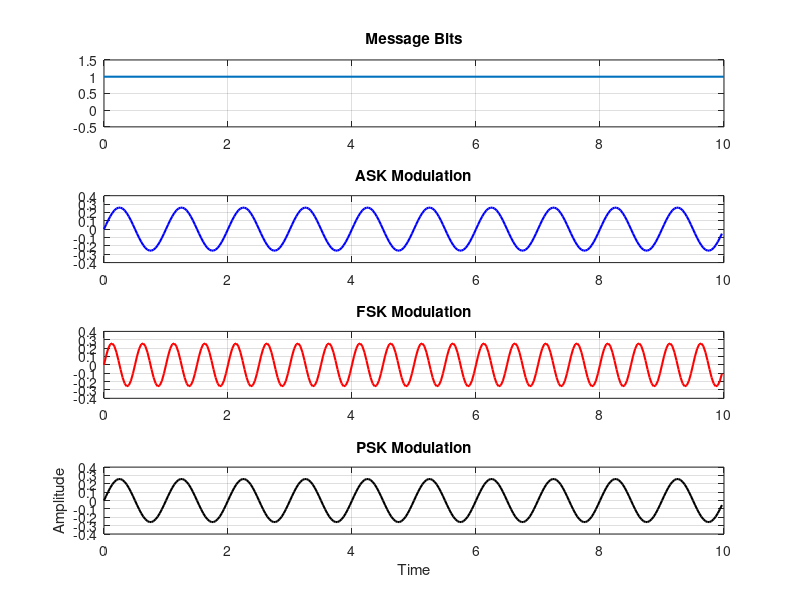
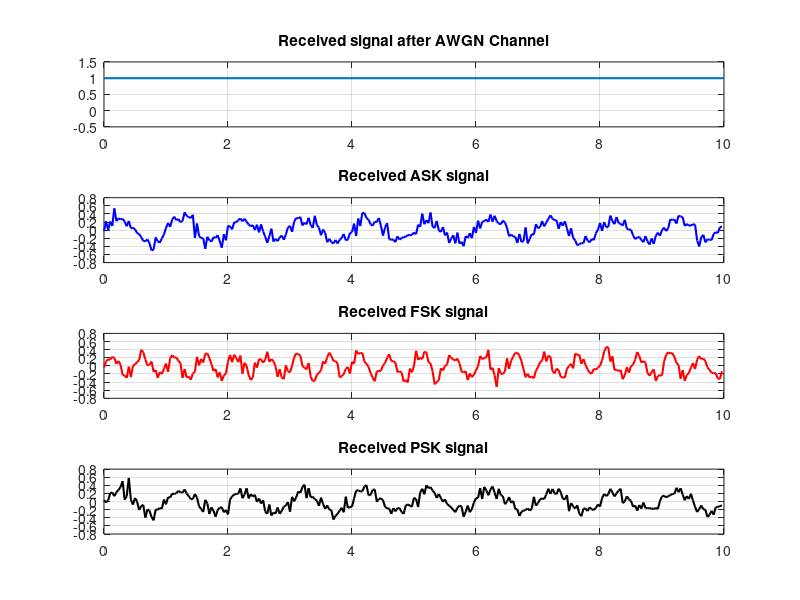
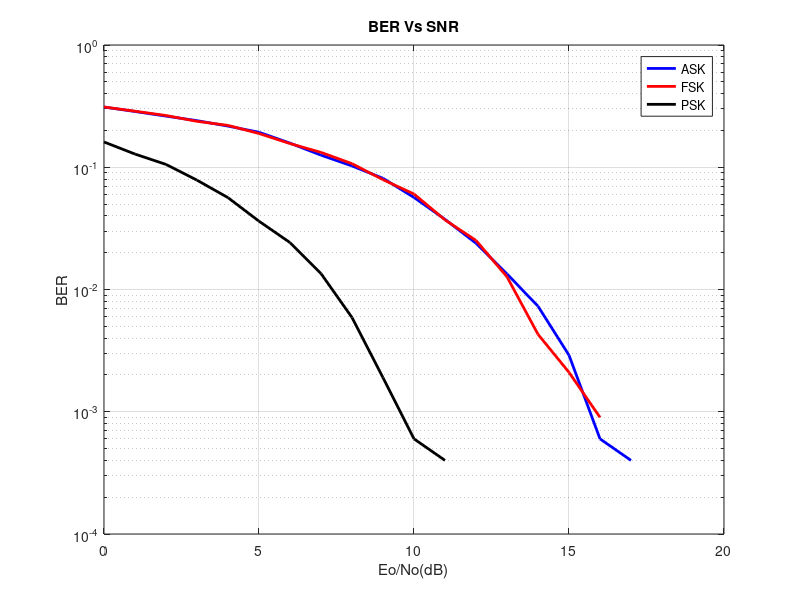

Write the MATLAB code that produced these figures, in order.
%msglen= number of bits to be transmitted
%take msglen=10000, or 20000 for more accuracy
%If you have any problem or feedback please contact me @
%%===============================================
% NIKESH BAJAJ
% Asst. Prof., Lovely Professional University, India
% Almameter: Aligarh Muslim University, India
% +919915522564, bajaj.nikkey@gmail.com
%%===============================================
n=10^4;
b=randi(1,n);
f1=1;f2=2;
t=0:1/30:1-1/30;
%ASK
sa1=sin(2*pi*f1*t);
E1=sum(sa1.^2);
sa1=sa1/sqrt(E1); %unit energy 
sa0=0*sin(2*pi*f1*t);
%FSK
sf0=sin(2*pi*f1*t);
E=sum(sf0.^2);
sf0=sf0/sqrt(E);
sf1=sin(2*pi*f2*t);
E=sum(sf1.^2);
sf1=sf1/sqrt(E);
%PSK
sp0=-sin(2*pi*f1*t)/sqrt(E1);
sp1=sin(2*pi*f1*t)/sqrt(E1);
%MODULATION
ask=[];psk=[];fsk=[];
for i=1:n
    if b(i)==1
        ask=[ask sa1];
        psk=[psk sp1];
        fsk=[fsk sf1];
    else
        ask=[ask sa0];
        psk=[psk sp0];
        fsk=[fsk sf0];
    end
end
figure(1)
subplot(411)
stairs(0:10,[b(1:10) b(10)],'linewidth',1.5)
axis([0 10 -0.5 1.5])
title('Message Bits');grid on
subplot(412)
tb=0:1/30:10-1/30;
plot(tb, ask(1:10*30),'b','linewidth',1.5)
title('ASK Modulation');grid on
subplot(413)
plot(tb, fsk(1:10*30),'r','linewidth',1.5)
title('FSK Modulation');grid on
subplot(414)
plot(tb, psk(1:10*30),'k','linewidth',1.5)
title('PSK Modulation');grid on
xlabel('Time');ylabel('Amplitude')
%AWGN
for snr=0:20
    askn=awgn(ask,snr);
    pskn=awgn(psk,snr);
    fskn=awgn(fsk,snr);
    %DETECTION
    A=[];F=[];P=[];
    for i=1:n
        %ASK Detection
        if sum(sa1.*askn(1+30*(i-1):30*i))>0.5
            A=[A 1];
        else
            A=[A 0];
        end
        %FSK Detection
        if sum(sf1.*fskn(1+30*(i-1):30*i))>0.5
            F=[F 1];
        else
            F=[F 0];
        end
        %PSK Detection
        if sum(sp1.*pskn(1+30*(i-1):30*i))>0
            P=[P 1];
        else
            P=[P 0];
        end
    end
    %BER
    errA=0;errF=0; errP=0;
    for i=1:n
        if A(i)==b(i)
            errA=errA;
        else
            errA=errA+1;
        end
        if F(i)==b(i)
            errF=errF;
        else
            errF=errF+1;
        end
        if P(i)==b(i)
            errP=errP;
        else
            errP=errP+1;
        end
    end
    BER_A(snr+1)=errA/n;
    BER_F(snr+1)=errF/n;
    BER_P(snr+1)=errP/n;
end
figure(2)
subplot(411)
stairs(0:10,[b(1:10) b(10)],'linewidth',1.5)
axis([0 10 -0.5 1.5]);grid on
title('Received signal after AWGN Channel')
subplot(412)
tb=0:1/30:10-1/30;
plot(tb, askn(1:10*30),'b','linewidth',1.5)
title('Received ASK signal');grid on
subplot(413)
plot(tb, fskn(1:10*30),'r','linewidth',1.5)
title('Received FSK signal');grid on
subplot(414)
plot(tb, pskn(1:10*30),'k','linewidth',1.5)
title('Received PSK signal');grid on
figure(3)
semilogy(0:20,BER_A, 'b','linewidth',2)
title('BER Vs SNR')
grid on;
hold on
semilogy(0:20,BER_F,'r','linewidth',2)
semilogy(0:20,BER_P, 'k','linewidth',2)
xlabel('Eo/No(dB)')
ylabel('BER')
hold off
legend('ASK','FSK','PSK');
